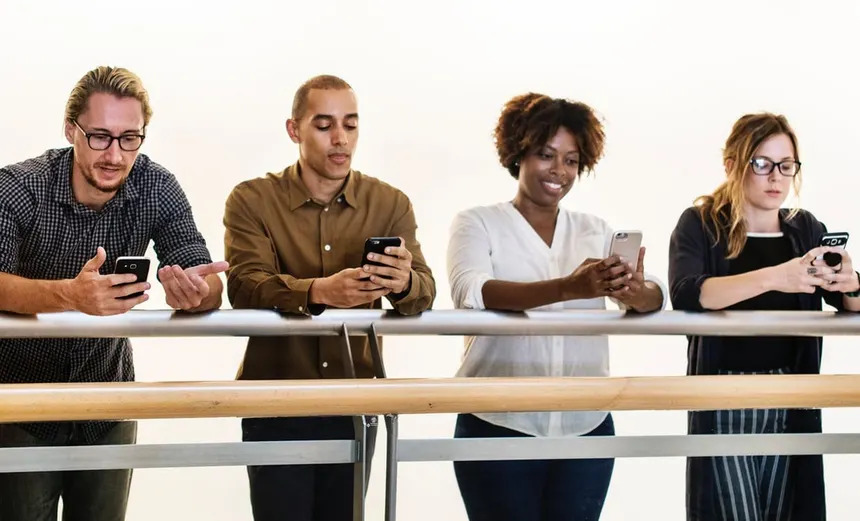
#> input picture Q8/images.jpg, 860 x 521 px
$ jupyter execute face_detection.ipynb
#> lines starting #> are read from the running program, lines starting #| are printed output that depends on the picture; after the words box and inside, x2 and y2 are one past the last pixel; in counts of white or black regions, pixels touching at a corner belong together
[cell 1]
import cv2
import matplotlib.pyplot as plt

#### **1. Load the normal-light photo containing a face**

[cell 2]
img_color = cv2.imread('images.jpg')
#> img_color is the input picture: shape (521, 860, 3); mean B, G, R 154.3, 163.2, 173.7
gray = cv2.cvtColor(img_color, cv2.COLOR_BGR2GRAY)
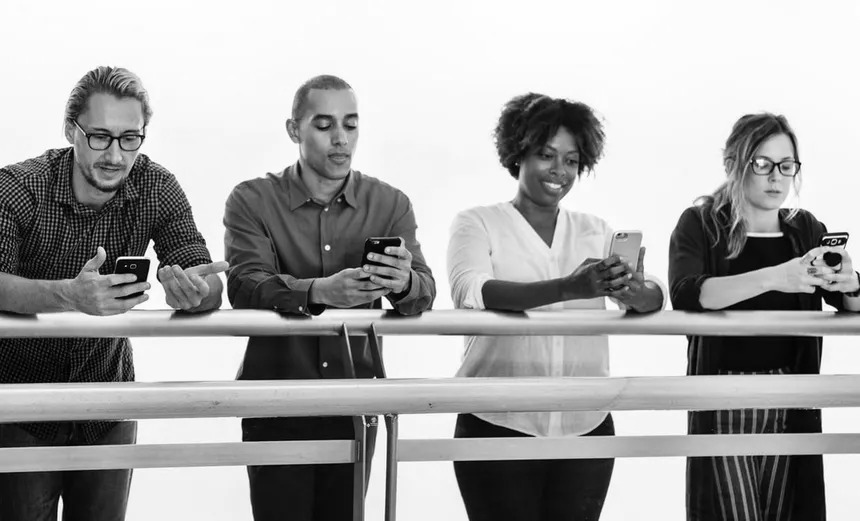
#> gray: shape (521, 860); min 0, max 255, mean 165.3

#### **2. Load OpenCV's pre-trained Haar Cascade classifier for frontal faces**

[cell 3]
face_cascade = cv2.CascadeClassifier('haarcascade_frontalface_default.xml')
faces = face_cascade.detectMultiScale(
    gray,
    scaleFactor=1.1,
    minNeighbors=5,
    minSize=(30, 30)
)
#> faces = [[299, 95, 77, 77], [530, 137, 58, 58], [68, 103, 88, 88], [712, 131, 96, 96]]
print(f"--- [TASK 8 FACE DETECTION LOG] ---")
print(f"Total faces detected: {len(faces)}")
#| Total faces detected: 4
print(f"Bounding box coordinates (x, y, w, h): {faces}")
#| Bounding box coordinates (x, y, w, h): [[299  95  77  77]
#|  [530 137  58  58]
#|  [ 68 103  88  88]
#|  [712 131  96  96]]
print("-----------------------------------")

#### **3. Annotate detections on image copy**

[cell 4]
annotated_img = img_color.copy()
for (x, y, w, h) in faces:
    cv2.rectangle(annotated_img, (x, y), (x+w, y+h), (0, 255, 0), 3)
    cv2.putText(annotated_img, "Detected Face", (x, y - 10),
                cv2.FONT_HERSHEY_SIMPLEX, 0.8, (0, 255, 0), 2)
#> this loop made 4 passes
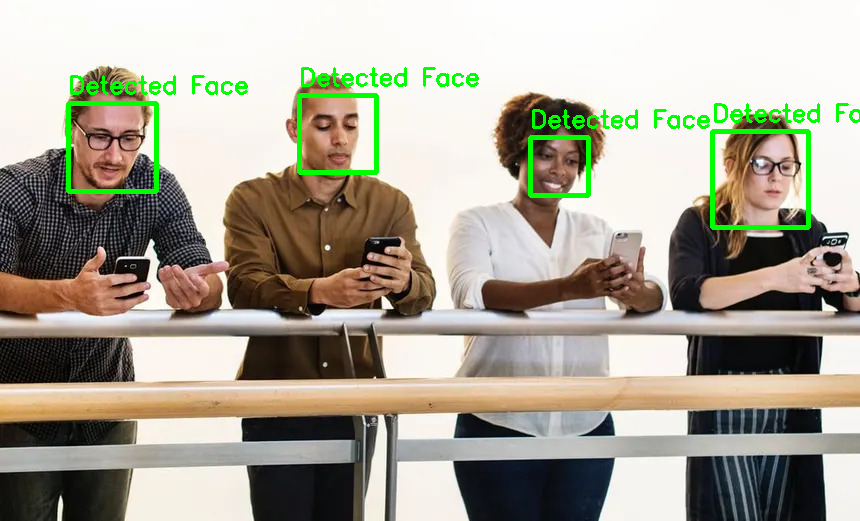
#> annotated_img: shape (521, 860, 3); 2.5% of pixels changed, all inside (x1, y1, x2, y2) = (66, 67, 860, 230)

#### **4. Visualization: Show full detection + a zoomed crop of the facial region**

[cell 5]
fig, axes = plt.subplots(1, 2, figsize=(14, 7))

axes[0].imshow(cv2.cvtColor(annotated_img, cv2.COLOR_BGR2RGB))
axes[0].set_title(f"Haar Cascade Detection ({len(faces)} Faces Found)")
axes[0].axis('off')

# If a face was found, zoom in on it; otherwise show the center frame
if len(faces) > 0:
    x, y, w, h = faces[0]
#> x = 299; y = 95; w = 77; h = 77
    # Add padding to zoom crop
    pad = int(0.2 * w)
#> pad = 15
    zoom_crop = img_color[max(0, y-pad):min(img_color.shape[0], y+h+pad),
                          max(0, x-pad):min(img_color.shape[1], x+w+pad)]
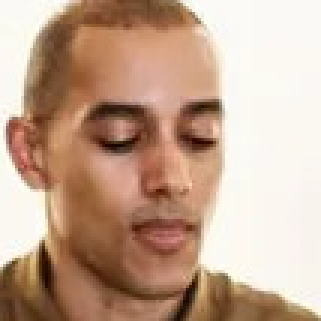
#> zoom_crop: shape (107, 107, 3) (shown 3 times larger); mean B, G, R 144.7, 165.4, 195.7
    axes[1].imshow(cv2.cvtColor(zoom_crop, cv2.COLOR_BGR2RGB))
    axes[1].set_title("Zoomed Region: Pixel Analysis")
else:
    axes[1].imshow(cv2.cvtColor(img_color, cv2.COLOR_BGR2RGB))
    axes[1].set_title("Missed Detection Region")
axes[1].axis('off')

plt.tight_layout()
plt.show()
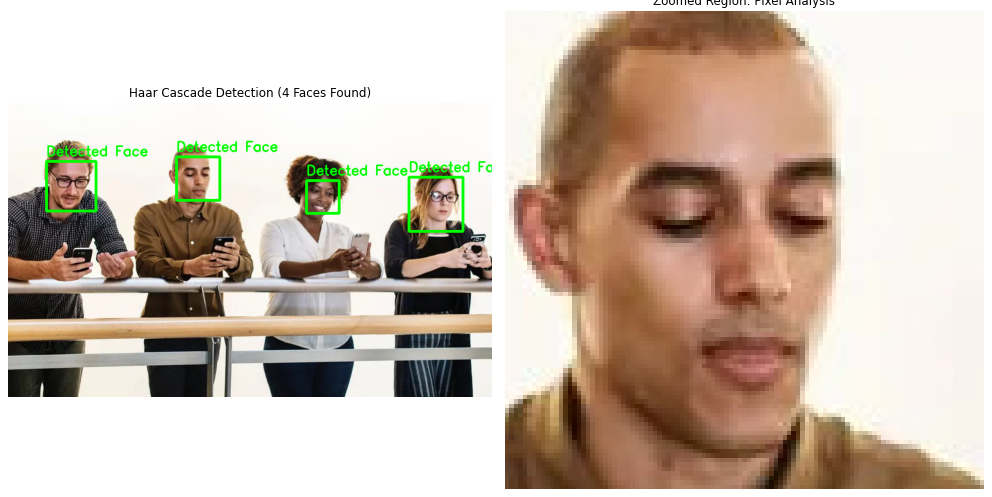
#> figure drawn by matplotlib, 2 panels

$ run again, with Q8/my_image_high.jpg copied over Q8/images.jpg
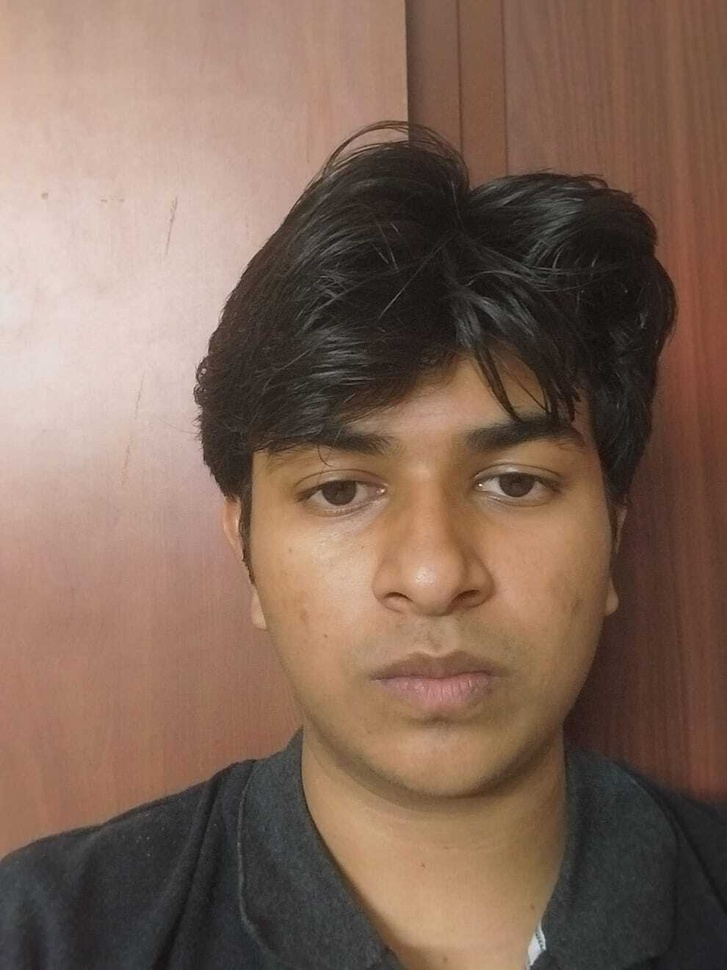
#> input picture Q8/my_image_high.jpg, 727 x 970 px, shrunk from 990 x 1320 before the run
#> img_color is the input picture: shape (970, 727, 3); mean B, G, R 88.5, 103.4, 129.2
#> faces = [[208, 317, 448, 448]]
#| Total faces detected: 1
#| Bounding box coordinates (x, y, w, h): [[208 317 448 448]]
#> the loop `for (x, y, w, h) in faces:` made 1 pass
#> after the loop `for (x, y, w, h) in faces:`:
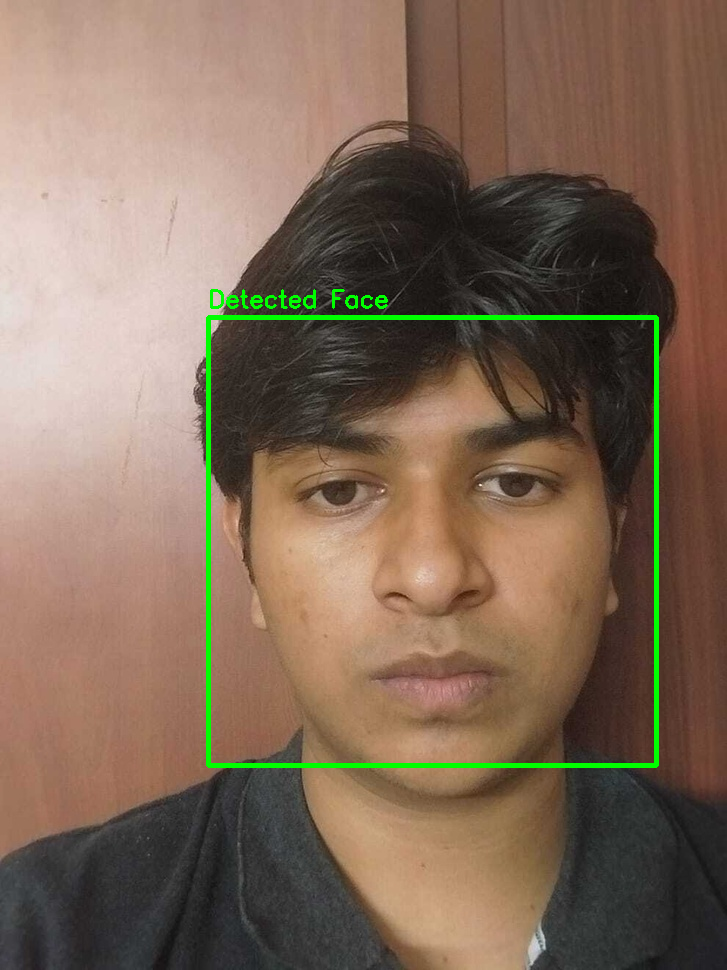
#> annotated_img: shape (970, 727, 3); 1.45% of pixels changed, all inside (x1, y1, x2, y2) = (206, 289, 659, 768)
#> `x, y, w, h = faces[0]`: x = 208; y = 317; w = 448
#> pad = 89
#> `plt.show()`:
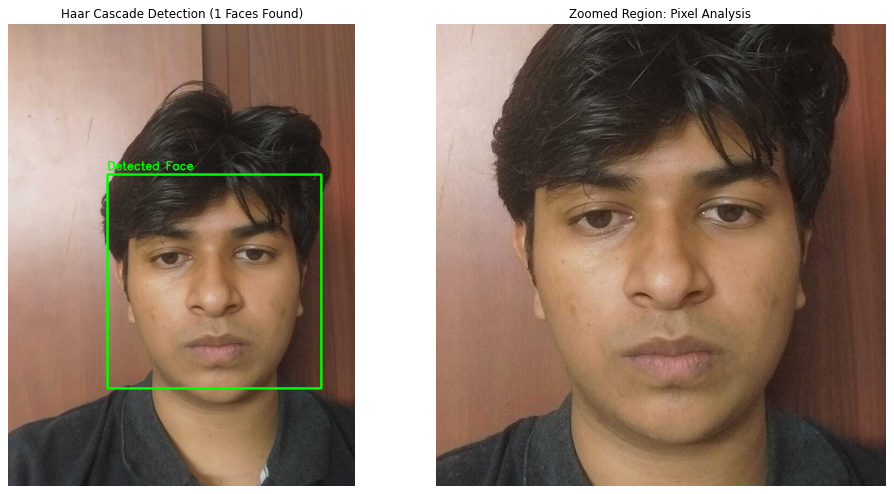
#> figure drawn by matplotlib, 2 panels
